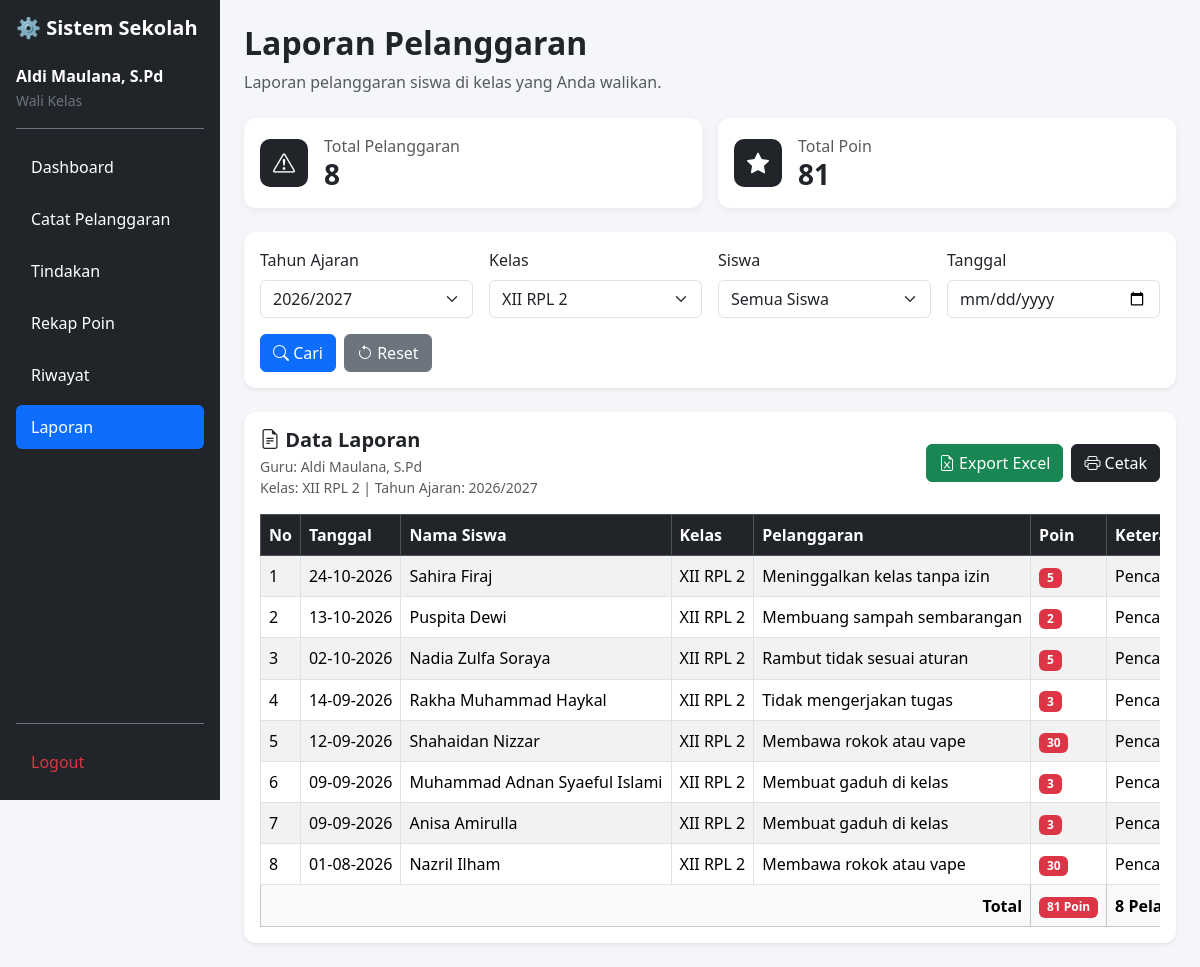
Page /laporan.php (signed in) on the earlier database version.
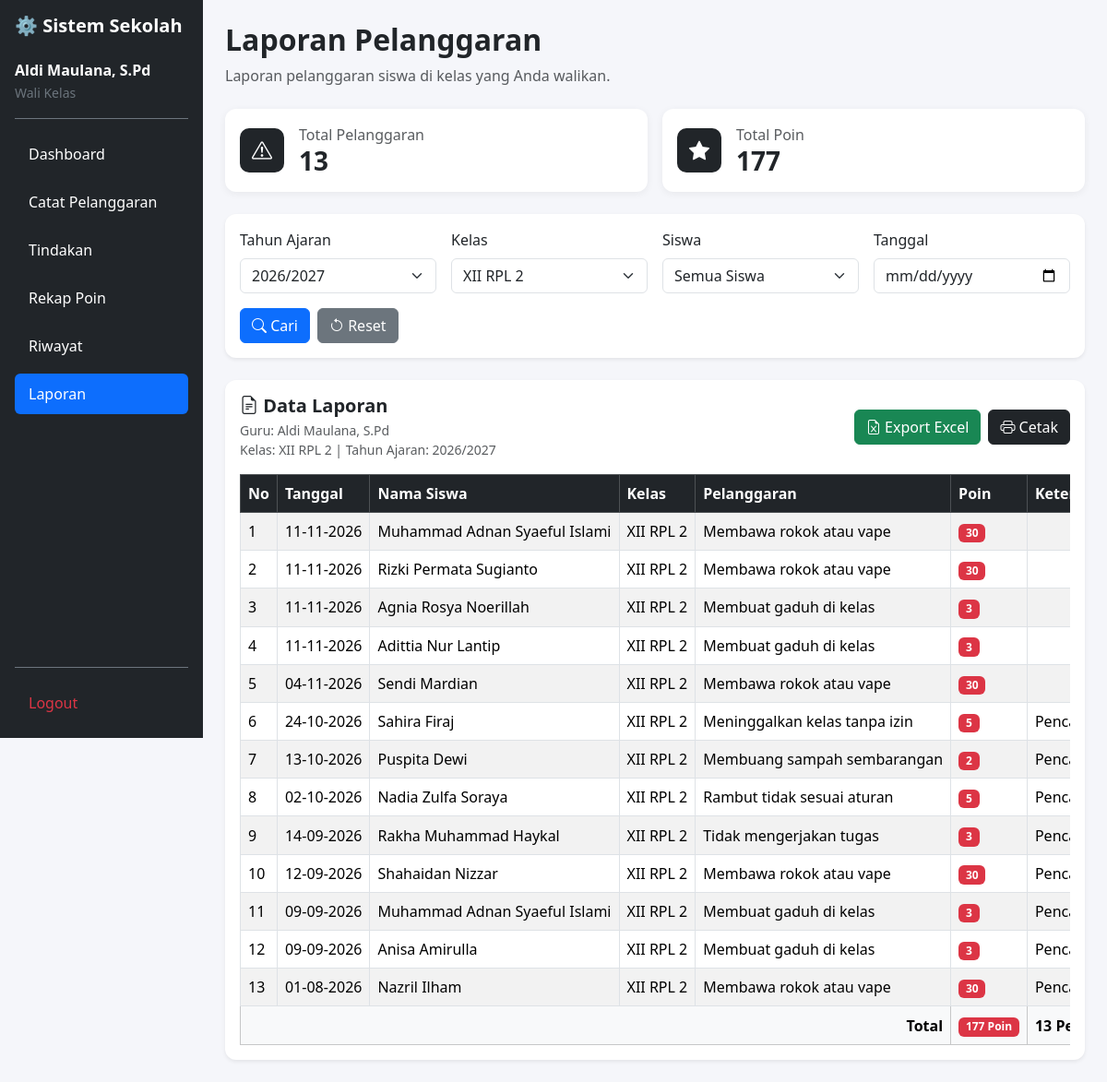
Same page on the later database version.
### tables this page shows
CREATE TABLE `t_kelas` (
  `id` int(11) NOT NULL,
  `nama` varchar(100) DEFAULT NULL,
  `tingkat` varchar(20) NOT NULL,
  `jurusan` varchar(100) NOT NULL,
  `status_aktif` tinyint(1) NOT NULL,
  `created_at` timestamp NOT NULL DEFAULT current_timestamp(),
  `updated_at` timestamp NOT NULL DEFAULT current_timestamp()
);

CREATE TABLE `t_tahun_ajaran` (
  `id` int(11) NOT NULL,
  `nama` varchar(20) DEFAULT NULL,
  `tanggal_mulai` date NOT NULL,
  `tanggal_selesai` date NOT NULL,
  `status_aktif` tinyint(1) NOT NULL,
  `created_at` timestamp NOT NULL DEFAULT current_timestamp(),
  `updated_at` timestamp NOT NULL DEFAULT current_timestamp()
);

CREATE TABLE `t_pelanggaran_siswa` (
  `id` int(11) NOT NULL,
  `tahun_ajaran_id` int(11) DEFAULT NULL,
  `siswa_id` int(11) DEFAULT NULL,
  `nama_siswa` varchar(150) NOT NULL,
  `kelas_id` int(11) DEFAULT NULL,
  `nama_kelas` varchar(100) NOT NULL,
  `pelanggaran_id` int(11) DEFAULT NULL,
  `nama_pelanggaran` varchar(150) NOT NULL,
  `pelanggaran_kategori_id` int(11) DEFAULT NULL,
  `guru_id` int(11) DEFAULT NULL,
  `nama_guru` varchar(150) NOT NULL,
  `tanggal` date DEFAULT NULL,
  `keterangan` text NOT NULL,
  `poin` int(11) NOT NULL,
  `tindakan` text NOT NULL,
  `status` varchar(30) NOT NULL,
  `created_at` timestamp NOT NULL DEFAULT current_timestamp(),
  `updated_at` timestamp NOT NULL DEFAULT current_timestamp()
);

### laporan.php (the view, shortened to what the rows shown need)
<?php
require_once __DIR__ . '/config/koneksi.php';
$userId = (int)($_SESSION['id'] ?? 0);
$role = strtolower(trim($_SESSION['role'] ?? ''));
$isAdmin = ($role === 'admin');
$isWali = !$isAdmin;
function e($value)
{
    return htmlspecialchars(
        (string)($value ?? ''),
        ENT_QUOTES,
        'UTF-8'
    );
}
function ambilData($koneksi, $sql, $types = '', $params = [])
{
    $stmt = mysqli_prepare($koneksi, $sql);
    if ($types !== '') {
        $bind = [$types];
        foreach ($params as $key => $value) {
            $bind[] = &$params[$key];
        }
        call_user_func_array(
            [$stmt, 'bind_param'],
            $bind
        );
    }
    if (!mysqli_stmt_execute($stmt)) {
        die('Eksekusi gagal: ' . mysqli_stmt_error($stmt));
    }
    $result = mysqli_stmt_get_result($stmt);
    $data = [];
    if ($result) {
        while ($row = mysqli_fetch_assoc($result)) {
            $data[] = $row;
        }
    }
    return $data;
}
function kolomAda($koneksi, $tabel, $kolom)
{
    $tabelDiizinkan = [
        't_tahun_ajaran',
        't_wali_kelas',
        't_guru'
    ];
    $result = mysqli_query(
        $koneksi,
        "SHOW COLUMNS FROM `$tabel`"
    );
    while ($row = mysqli_fetch_assoc($result)) {
        if ($row['Field'] === $kolom) {
            return true;
        }
    }
    return false;
}
if (kolomAda($koneksi, 't_tahun_ajaran', 'nama')) {
    $kolomTahun = 'nama';
} elseif (
    kolomAda($koneksi, 't_tahun_ajaran', 'nama_tahun_ajaran')
) {
    $kolomTahun = 'nama_tahun_ajaran';
} else {
    die('Kolom nama tahun ajaran tidak ditemukan.');
}
$guruId = 0;
if ($isWali) {
    $dataGuru = ambilData(
        $koneksi,
        "SELECT id FROM t_guru WHERE user_id = ? LIMIT 1",
        'i',
        [$userId]
    );
    if (!empty($dataGuru)) {
        $guruId = (int)$dataGuru[0]['id'];
    }
}
if ($isWali) {
    if ($guruId > 0) {
        $tahunList = ambilData(
            $koneksi,
            "SELECT DISTINCT
                ta.id,
                ta.`$kolomTahun` AS nama_tahun
             FROM t_wali_kelas wk
             INNER JOIN t_tahun_ajaran ta
                ON wk.tahun_ajaran_id = ta.id
             WHERE wk.guru_id = ?
               AND wk.status_aktif = 1
             ORDER BY ta.id DESC",
            'i',
            [$guruId]
        );
    } else {
        $tahunList = [];
    }
}
$tahunId = isset($_GET['tahun_ajaran'])
    ? (int)$_GET['tahun_ajaran']
    : 0;
$daftarTahun = array_map(
    'intval',
    array_column($tahunList, 'id')
);
if (!in_array($tahunId, $daftarTahun, true)) {
    $tahunId = !empty($daftarTahun)
        ? $daftarTahun[0]
        : 0;
}
if ($isWali) {
    if ($guruId > 0 && $tahunId > 0) {
        $kelasList = ambilData(
            $koneksi,
            "SELECT DISTINCT
                k.id,
                k.nama
             FROM t_wali_kelas wk
             INNER JOIN t_kelas k
                ON wk.kelas_id = k.id
             WHERE wk.guru_id = ?
               AND wk.tahun_ajaran_id = ?
               AND wk.status_aktif = 1
             ORDER BY k.nama ASC",
            'ii',
            [$guruId, $tahunId]
        );
    } else {
        $kelasList = [];
    }
}
$kelasId = isset($_GET['kelas'])
    ? (int)$_GET['kelas']
    : 0;
$daftarKelas = array_map(
    'intval',
    array_column($kelasList, 'id')
);
if (!in_array($kelasId, $daftarKelas, true)) {
    $kelasId = !empty($daftarKelas)
        ? $daftarKelas[0]
        : 0;
}
$dataLaporan = [];
if ($tahunId > 0 && $kelasId > 0) {
    $sql = "
        SELECT
            ps.id,
            ps.tanggal,
            COALESCE(
                NULLIF(ps.nama_siswa, ''),
                s.nama
            ) AS nama_siswa,
            COALESCE(
                NULLIF(ps.nama_kelas, ''),
                k.nama
            ) AS nama_kelas,
            COALESCE(
                NULLIF(ps.nama_pelanggaran, ''),
                p.nama
            ) AS nama_pelanggaran,
            COALESCE(ps.poin, 0) AS poin,
            ps.keterangan,
            ps.tindakan
        FROM t_pelanggaran_siswa ps
        LEFT JOIN t_siswa s
            ON ps.siswa_id = s.id
        LEFT JOIN t_kelas k
            ON ps.kelas_id = k.id
        LEFT JOIN t_pelanggaran p
            ON ps.pelanggaran_id = p.id
        WHERE ps.tahun_ajaran_id = ?
          AND ps.kelas_id = ?
    ";
    $types = 'ii';
    $params = [$tahunId, $kelasId];
    $sql .= " ORDER BY ps.tanggal DESC, ps.id DESC";
    $dataLaporan = ambilData(
        $koneksi,
        $sql,
        $types,
        $params
    );
}
    ?>
    <?php
$namaTahun = '-';
$namaKelas = '-';
foreach ($tahunList as $th) {
    if ((int)$th['id'] === $tahunId) {
        $namaTahun = $th['nama_tahun'];
        break;
    }
}
foreach ($kelasList as $kl) {
    if ((int)$kl['id'] === $kelasId) {
        $namaKelas = $kl['nama'];
        break;
    }
}
?>
<!DOCTYPE html>
<html lang="id">
<head>
    <link
        href="https://cdn.jsdelivr.net/npm/bootstrap@5.3.8/dist/css/bootstrap.min.css"
        rel="stylesheet"
    >
    <link
        href="https://cdn.jsdelivr.net/npm/bootstrap-icons@1.11.3/font/bootstrap-icons.min.css"
        rel="stylesheet"
    >
</head>
<body>
<div class="layout-wrapper">
    <main class="content-area">
        <div class="container-fluid">
            <div class="mb-4">
                <h2 class="fw-bold">
                    Laporan Pelanggaran
                </h2>
            </div>
            <div id="area-cetak">
                <div class="card shadow-sm border-0">
                    <div class="card-body">
                        <div class="d-flex justify-content-between align-items-center flex-wrap gap-3 mb-3">
                            <div>
                                <h5 class="fw-bold mb-1">
                                    <i class="bi bi-file-earmark-text"></i>
                                    Data Laporan
                                </h5>
                                <div class="text-muted small">
                                    Guru: <?= e($_SESSION['name'] ?? $_SESSION['nama'] ?? 'Pengguna') ?>
                                </div>
                                <div class="text-muted small">
                                    Kelas: <?= e($namaKelas) ?>
                                    |
                                    Tahun Ajaran: <?= e($namaTahun) ?>
                                </div>
                            </div>
                        </div>
                        <div class="table-responsive">
                            <table class="table table-bordered table-striped align-middle mb-0">
                                <thead class="table-dark">
                                    <tr>
                                        <th>No</th>
                                        <th>Tanggal</th>
                                        <th>Nama Siswa</th>
                                        <th>Kelas</th>
                                        <th>Pelanggaran</th>
                                        <th>Poin</th>
                                        <th>Keterangan</th>
                                    </tr>
                                </thead>
                                <tbody>
                                    <?php if (!empty($dataLaporan)): ?>
                                        <?php foreach ($dataLaporan as $i => $row): ?>
                                            <tr>
                                                <td><?= $i + 1 ?></td>
                                                <td>
                                                    <?= !empty($row['tanggal'])
                                                        ? e(date('d-m-Y', strtotime($row['tanggal'])))
                                                        : '-' ?>
                                                </td>
                                                <td>
                                                    <?= e($row['nama_siswa']) ?>
                                                </td>
                                                <td>
                                                    <?= e($row['nama_kelas']) ?>
                                                </td>
                                                <td>
                                                    <?= e($row['nama_pelanggaran']) ?>
                                                </td>
                                                <td>
                                                    <span class="badge bg-danger">
                                                        <?= (int)$row['poin'] ?>
                                                    </span>
                                                </td>
                                                <td>
                                                    <?= e($row['keterangan']) ?>
                                                </td>
                                            </tr>
                                        <?php endforeach; ?>
                                    <?php endif; ?>
                                </tbody>
                            </table>
                        </div>
                    </div>
                </div>
            </div>
        </div>
    </main>
</div>
</body>
</html>

Differences in the rows shown:
added t_pelanggaran_siswa: tanggal "11-11-2026", nama_siswa "Muhammad Adnan Syaeful Islami", nama_kelas "XII RPL 2", nama_pelanggaran "Membawa rokok atau vape", poin "30"
added t_pelanggaran_siswa: tanggal "11-11-2026", nama_siswa "Rizki Permata Sugianto", nama_kelas "XII RPL 2", nama_pelanggaran "Membawa rokok atau vape", poin "30"
added t_pelanggaran_siswa: tanggal "11-11-2026", nama_siswa "Agnia Rosya Noerillah", nama_kelas "XII RPL 2", nama_pelanggaran "Membuat gaduh di kelas", poin "3"
added t_pelanggaran_siswa: tanggal "11-11-2026", nama_siswa "Adittia Nur Lantip", nama_kelas "XII RPL 2", nama_pelanggaran "Membuat gaduh di kelas", poin "3"
added t_pelanggaran_siswa: tanggal "04-11-2026", nama_siswa "Sendi Mardian", nama_kelas "XII RPL 2", nama_pelanggaran "Membawa rokok atau vape", poin "30"
Other differences:
$totalPelanggaran: "8" → "13"
$totalPoin: "81" → "177"
